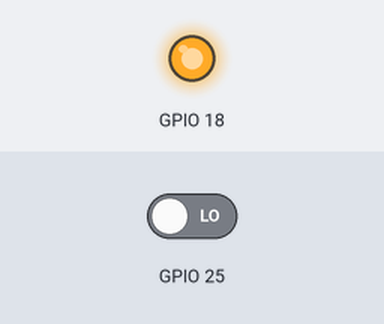
Bench run of a program on a simulated Raspberry Pi (BCM pin numbers). Shown: output pins drawn as LEDs (lit = HIGH). Inputs (shaded band) come from the test bench; at power-on: GPIO 25 LOW.

Above: at 1.2 s.
1.3 s: GPIO 25 driven HIGH
At 2.1 s:
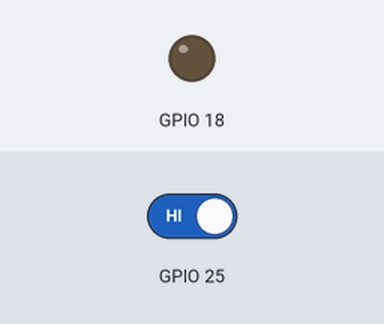
2.8 s: GPIO 25 driven LOW
At 3.2 s:
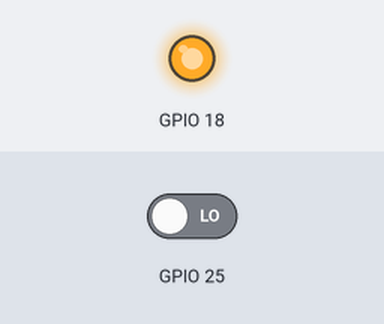
Timing chart, 0 to 5.8 s (numbered marks = the images above; inputs shaded):
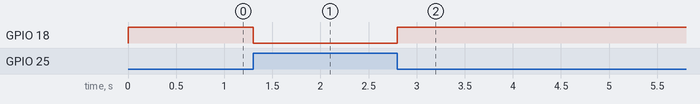

Measured:
- after the input at 1.3 s, GPIO 18: HIGH → LOW at once
- after the input at 2.8 s, GPIO 18: LOW → HIGH at once

The program:

led-btn-sample.py
```python
import RPi.GPIO as GPIO

GPIO.setwarnings(False)
GPIO.setmode(GPIO.BCM)
GPIO.setup(18, GPIO.OUT)
GPIO.setup(25, GPIO.IN)

while True:
    if GPIO.input(25):
        GPIO.output(18, False)
    else:
        GPIO.output(18, True)
```
